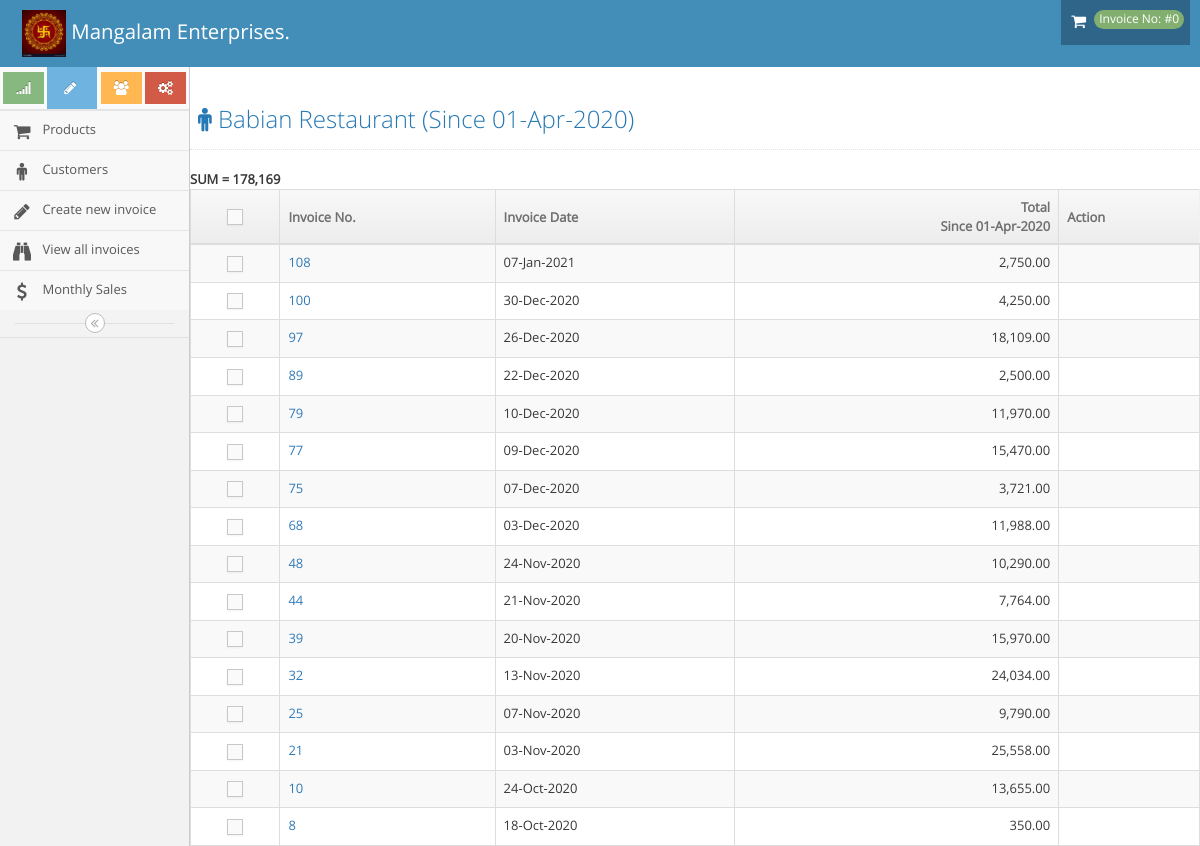
Screenshot of /customer/getCustomerDetails/23 with the database file from the repository.
### tables this page shows
CREATE TABLE `customer` (
  `id` int(11) NOT NULL,
  `name` varchar(200) NOT NULL,
  `email` varchar(100) NOT NULL,
  `contact` varchar(20) NOT NULL,
  `address` longtext NOT NULL,
  `pincode` varchar(10) NOT NULL,
  `city` varchar(100) NOT NULL,
  `state` varchar(100) NOT NULL,
  `gst_no` varchar(100) NOT NULL,
  `pan` varchar(19) DEFAULT NULL
);

CREATE TABLE `invoice` (
  `id` int(11) NOT NULL,
  `customer_id` int(11) NOT NULL,
  `created_at` datetime NOT NULL DEFAULT CURRENT_TIMESTAMP,
  `invoice_no` int(11) NOT NULL,
  `date` date DEFAULT NULL,
  `total` float DEFAULT NULL,
  `locked` int(11) NOT NULL DEFAULT '0'
);

### application/helpers/functions_helper.php (called while the page is built, shortened)
<?php
function date_converter($dt=null) {
          return date('d-M-Y',strtotime($dt));
}
function financial_yr_start(){
  $yr = date('Y');
  $today = date('Y-m-d');
  $fin_start_date = $yr.'-04-01';
  $first_day = $yr.'-01-01';
  if(strtotime($today) <= strtotime($fin_start_date) && strtotime($today) >= strtotime($first_day) ){
    $fin_start_date = ($yr-1).'-04-01';
  }
  return $fin_start_date;
}
function _getAdminLoadView($template_name, $data = array()) {
          $CI = & get_instance();
          $CI->load->view('header', $data);
          $CI->load->view($template_name, $data);
}
?>

### application/controllers/customer.php (called while the page is built, shortened)
<?php
class Customer extends CI_Controller {
	public function getCustomerDetails($id){
		$data['inv_data'] = $this->Invoice_Model->getAllInvoicesOfCustomer($id);
		_getAdminLoadView('invoice_of_customer',$data);
	}
}

### index.php (called while the page is built, shortened)
<?php
require_once BASEPATH.'core/CodeIgniter.php';

### application/models/Invoice_Model.php (called while the page is built, shortened)
<?php
class Invoice_Model extends CI_Model {
  public function getAllInvoicesOfCustomer($cust_id=0){
    $q = "SELECT c.id,i.*,i.id as iid,i.date as idate,c.name,c.gst_no FROM `invoice` as i
          left join customer as c on c.id=i.`customer_id` where total is not null and c.id =".$cust_id;
    $date1 = financial_yr_start();
    $q .= " and i.created_at >= '".$date1."'";
     $q .=" order by i.invoice_no DESC";
    $data = $this->db->query($q);
    return ($data->result_array());
  }
}

### application/views/invoice_of_customer.php (the view, shortened to what this page needs)
<div class="page-content">
					</div>
						<div class="page-header">
							<h1>
								<i class="menu-icon fa fa-male"></i>
								<?php echo $inv_data[0]['name'].'      (Since '.date_converter(financial_yr_start()).')' ;?>
							</h1>
						</div>
						<div class="row">
									<div class="col-xs-12">
										<div class="clearfix">
										</div>
										<div>
											<table id="dynamic-table" class="table table-striped table-bordered table-hover">
												<thead>
													<tr>
														<th class="center">
															<label class="pos-rel">
																<span class="lbl"></span>
															</label>
														</th>
														<th>Invoice No.</th>
														<th>Invoice Date</th>
														<th class="amount">Total<br> <?php echo 'Since '.date_converter(financial_yr_start());?> </th>
														<th>Action</th>
													</tr>
												</thead>
												<tbody>
													<?php
													$sum = 0;
													foreach((array)$inv_data as $em){
                    ?>
													<a href="<?php echo base_url('invoice/view_invoice/').$em['iid']?>"><tr></a>
														<td class="center">
															<label class="pos-rel">
																<span class="lbl"></span>
															</label>
														</td>
														<td style"font-size:26px"><a href="<?php echo base_url('invoice/view_invoice/').$em['iid']?>"><?php echo $em['invoice_no']?></a>   </td>
														<td><?php echo date_converter($em['idate']); ?></td>
														<td class="amount"><?php echo number_format($em['total'],2)?></td>
														<td>
														</td>
												<?php $sum+= $em['total']; }  echo '<strong> SUM = '.number_format($sum).'</strong>'; ?>
												</tbody>
												</table>
											</div>
										</div>
									</div>
								</div>
							</div>
						</div>
					</div>

### rows the page displays
customer: name "Babian Restaurant"
invoice: invoice_no "108", date "07-Jan-2021", total "2,750.00"
invoice: invoice_no "100", date "30-Dec-2020", total "4,250.00"
invoice: invoice_no "97", date "26-Dec-2020", total "18,109.00"
invoice: invoice_no "89", date "22-Dec-2020", total "2,500.00"
invoice: invoice_no "79", date "10-Dec-2020", total "11,970.00"
invoice: invoice_no "77", date "09-Dec-2020", total "15,470.00"
invoice: invoice_no "75", date "07-Dec-2020", total "3,721.00"
invoice: invoice_no "68", date "03-Dec-2020", total "11,988.00"
invoice: invoice_no "48", date "24-Nov-2020", total "10,290.00"
invoice: invoice_no "44", date "21-Nov-2020", total "7,764.00"
invoice: invoice_no "39", date "20-Nov-2020", total "15,970.00"
invoice: invoice_no "32", date "13-Nov-2020", total "24,034.00"
invoice: invoice_no "25", date "07-Nov-2020", total "9,790.00"
invoice: invoice_no "21", date "03-Nov-2020", total "25,558.00"
invoice: invoice_no "10", date "24-Oct-2020", total "13,655.00"
invoice: invoice_no "8", date "18-Oct-2020", total "350.00"

### other values shown
$inv "#0"
date_converter(financial_yr_start()) "01-Apr-2020"
$sum "178,169"
